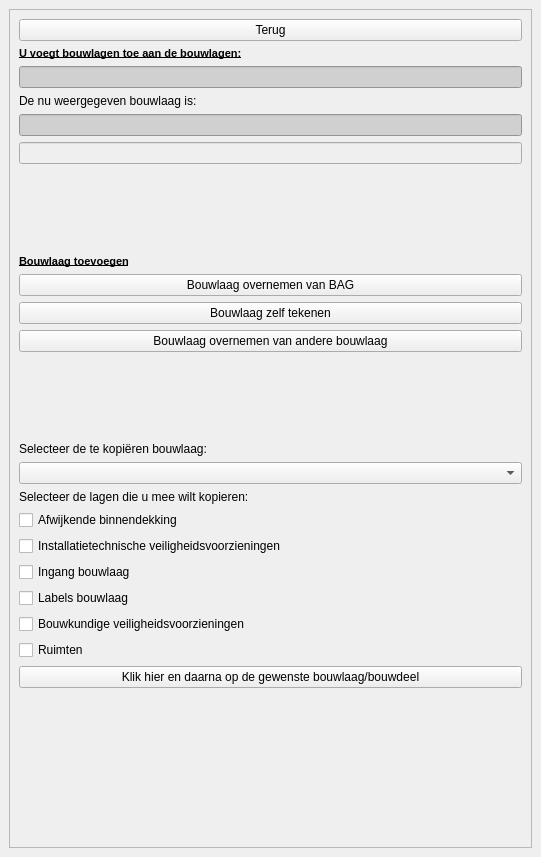
<?xml version="1.0" encoding="UTF-8"?>
<ui version="4.0">
 <class>DockWidget</class>
 <widget class="QDockWidget" name="DockWidget">
  <property name="geometry">
   <rect>
    <x>0</x>
    <y>0</y>
    <width>541</width>
    <height>857</height>
   </rect>
  </property>
  <property name="features">
   <set>QDockWidget::DockWidgetFloatable|QDockWidget::DockWidgetMovable</set>
  </property>
  <property name="windowTitle">
   <string>OIV Objecten</string>
  </property>
  <widget class="QWidget" name="dockWidgetContents">
   <layout class="QVBoxLayout" name="verticalLayout_2">
    <item>
     <widget class="QScrollArea" name="scrollArea">
      <property name="widgetResizable">
       <bool>true</bool>
      </property>
      <widget class="QWidget" name="scrollAreaWidgetContents">
       <property name="geometry">
        <rect>
         <x>0</x>
         <y>0</y>
         <width>521</width>
         <height>815</height>
        </rect>
       </property>
       <layout class="QVBoxLayout" name="verticalLayout_3">
        <item>
         <layout class="QVBoxLayout" name="verticalLayout">
          <item>
           <widget class="QPushButton" name="terug">
            <property name="text">
             <string>Terug</string>
            </property>
           </widget>
          </item>
          <item>
           <widget class="QLabel" name="label_13">
            <property name="sizePolicy">
             <sizepolicy hsizetype="Minimum" vsizetype="Fixed">
              <horstretch>0</horstretch>
              <verstretch>0</verstretch>
             </sizepolicy>
            </property>
            <property name="font">
             <font>
              <family>Arial</family>
              <pointsize>8</pointsize>
              <weight>75</weight>
              <bold>true</bold>
              <underline>true</underline>
              <strikeout>false</strikeout>
             </font>
            </property>
            <property name="text">
             <string>U voegt bouwlagen toe aan de bouwlagen:</string>
            </property>
           </widget>
          </item>
          <item>
           <widget class="QLineEdit" name="teken_bouwlaag">
            <property name="enabled">
             <bool>false</bool>
            </property>
            <property name="styleSheet">
             <string notr="true">background-color: rgb(208, 208, 208);
border-color: rgba(255, 255, 255, 0);
color: rgb(0, 0, 0);</string>
            </property>
           </widget>
          </item>
          <item>
           <widget class="QLabel" name="label_2">
            <property name="text">
             <string>De nu weergegeven bouwlaag is:</string>
            </property>
           </widget>
          </item>
          <item>
           <widget class="QLineEdit" name="bouwlaag_min">
            <property name="enabled">
             <bool>false</bool>
            </property>
            <property name="toolTipDuration">
             <number>-1</number>
            </property>
            <property name="styleSheet">
             <string notr="true">background-color: rgb(208, 208, 208);
border-color: rgba(255, 255, 255, 0);
color: rgb(0, 0, 0);</string>
            </property>
           </widget>
          </item>
          <item>
           <widget class="QLineEdit" name="bouwlaag_max">
            <property name="enabled">
             <bool>false</bool>
            </property>
           </widget>
          </item>
          <item>
           <spacer name="verticalSpacer_3">
            <property name="orientation">
             <enum>Qt::Vertical</enum>
            </property>
            <property name="sizeHint" stdset="0">
             <size>
              <width>0</width>
              <height>0</height>
             </size>
            </property>
           </spacer>
          </item>
          <item>
           <widget class="QLabel" name="label_12">
            <property name="sizePolicy">
             <sizepolicy hsizetype="Minimum" vsizetype="Fixed">
              <horstretch>0</horstretch>
              <verstretch>0</verstretch>
             </sizepolicy>
            </property>
            <property name="font">
             <font>
              <family>Arial</family>
              <pointsize>8</pointsize>
              <weight>75</weight>
              <bold>true</bold>
              <underline>true</underline>
              <strikeout>false</strikeout>
             </font>
            </property>
            <property name="text">
             <string>Bouwlaag toevoegen</string>
            </property>
           </widget>
          </item>
          <item>
           <widget class="QPushButton" name="bouwlaag_bag">
            <property name="text">
             <string>Bouwlaag overnemen van BAG</string>
            </property>
           </widget>
          </item>
          <item>
           <widget class="QPushButton" name="bouwlaag_tekenen">
            <property name="text">
             <string>Bouwlaag zelf tekenen</string>
            </property>
           </widget>
          </item>
          <item>
           <widget class="QPushButton" name="bouwlaag_overnemen">
            <property name="text">
             <string>Bouwlaag overnemen van andere bouwlaag</string>
            </property>
           </widget>
          </item>
          <item>
           <spacer name="verticalSpacer_2">
            <property name="orientation">
             <enum>Qt::Vertical</enum>
            </property>
            <property name="sizeHint" stdset="0">
             <size>
              <width>20</width>
              <height>40</height>
             </size>
            </property>
           </spacer>
          </item>
          <item>
           <widget class="QLabel" name="label2">
            <property name="text">
             <string>Selecteer de te kopiëren bouwlaag:</string>
            </property>
           </widget>
          </item>
          <item>
           <widget class="QComboBox" name="bouwlaag"/>
          </item>
          <item>
           <widget class="QLabel" name="label3">
            <property name="text">
             <string>Selecteer de lagen die u mee wilt kopieren:</string>
            </property>
           </widget>
          </item>
          <item>
           <widget class="QCheckBox" name="copy_afw_binnen">
            <property name="text">
             <string>Afwijkende binnendekking</string>
            </property>
           </widget>
          </item>
          <item>
           <widget class="QCheckBox" name="copy_picto">
            <property name="text">
             <string>Installatietechnische veiligheidsvoorzieningen</string>
            </property>
           </widget>
          </item>
          <item>
           <widget class="QCheckBox" name="copy_ingang_bouwl">
            <property name="text">
             <string>Ingang bouwlaag</string>
            </property>
           </widget>
          </item>
          <item>
           <widget class="QCheckBox" name="copy_label">
            <property name="text">
             <string>Labels bouwlaag</string>
            </property>
           </widget>
          </item>
          <item>
           <widget class="QCheckBox" name="copy_scheidingen">
            <property name="text">
             <string>Bouwkundige veiligheidsvoorzieningen</string>
            </property>
           </widget>
          </item>
          <item>
           <widget class="QCheckBox" name="copy_ruimten">
            <property name="text">
             <string>Ruimten</string>
            </property>
           </widget>
          </item>
          <item>
           <widget class="QPushButton" name="copy">
            <property name="text">
             <string>Klik hier en daarna op de gewenste bouwlaag/bouwdeel</string>
            </property>
           </widget>
          </item>
          <item>
           <spacer name="verticalSpacer">
            <property name="orientation">
             <enum>Qt::Vertical</enum>
            </property>
            <property name="sizeHint" stdset="0">
             <size>
              <width>20</width>
              <height>150</height>
             </size>
            </property>
           </spacer>
          </item>
         </layout>
        </item>
       </layout>
      </widget>
     </widget>
    </item>
   </layout>
  </widget>
 </widget>
 <resources/>
 <connections/>
</ui>
